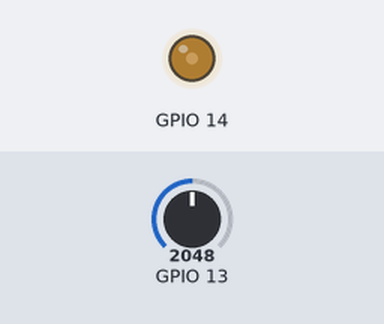
This sketch was run on a simulated ESP32. On the bench: output pins drawn as LEDs (lit = HIGH). The inputs (shaded band) are chosen by the test bench; at power-on: GPIO 13 = 2048. What the sketch prints to the serial monitor is not drawn.

Above: at 1.2 s.
1.3 s: GPIO 13 set to 2866
At 2.5 s:
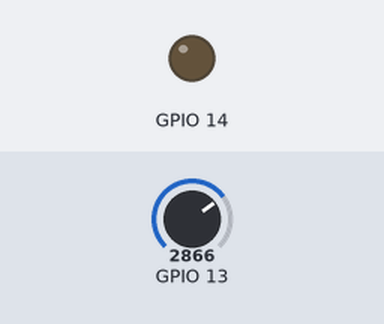
2.8 s: GPIO 13 set to 1228
At 3.9 s:
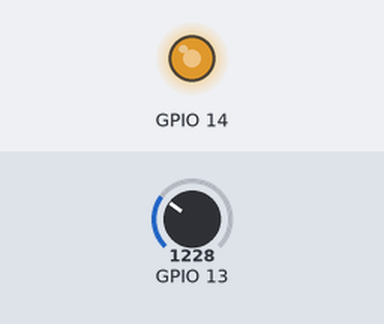
4.3 s: GPIO 13 set to 491
At 5.0 s:
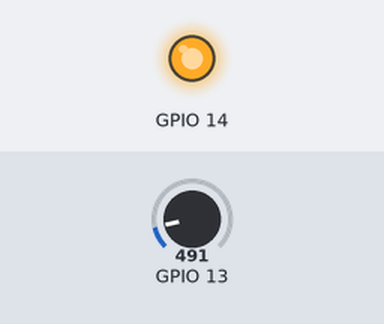
5.8 s: GPIO 13 set to 2047
At 6.2 s:
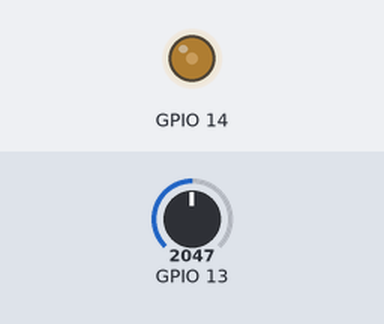
7.3 s: GPIO 13 set to 3603
At 8.5 s:
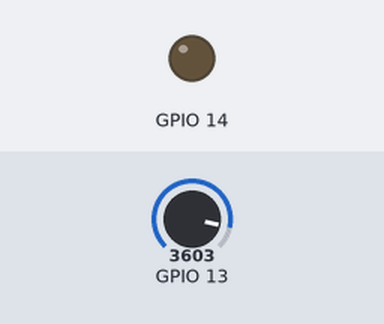
Timing chart, 0 to 9.8 s (numbered marks = the images above; inputs shaded):
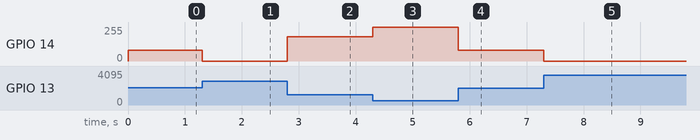

Measured:
- after the input at 1.3 s, GPIO 14: 82/255 → 0/255 at once
- after the input at 2.8 s, GPIO 14: 0/255 → 183/255 at once
- after the input at 4.3 s, GPIO 14: 183/255 → 255/255 at once
- after the input at 5.8 s, GPIO 14: 255/255 → 82/255 at once
- after the input at 7.3 s, GPIO 14: 82/255 → 0/255 at once

The sketch:

w3-1_LightLed.ino
```cpp
void setup() {
  Serial.begin(115200); //設定傳輸鮑率，跟電腦傳輸資料的頻率
  pinMode(13, INPUT); //設定腳位為輸入用

  ledcSetup(0, 5000, 8);   //頻率5000，頻道0，解析度8;
  ledcAttachPin(14, 0);  //將上述頻道0附加到ledPin腳位14上
}

void loop() {
  int input = analogRead(13);
  //Serial.println(input);
  int input_map = map(input, 650, 2700, 255, 0);
  if(input_map<=0)input_map=0;
  Serial.println(input_map);
  ledcWrite(0,input_map);
}
```
